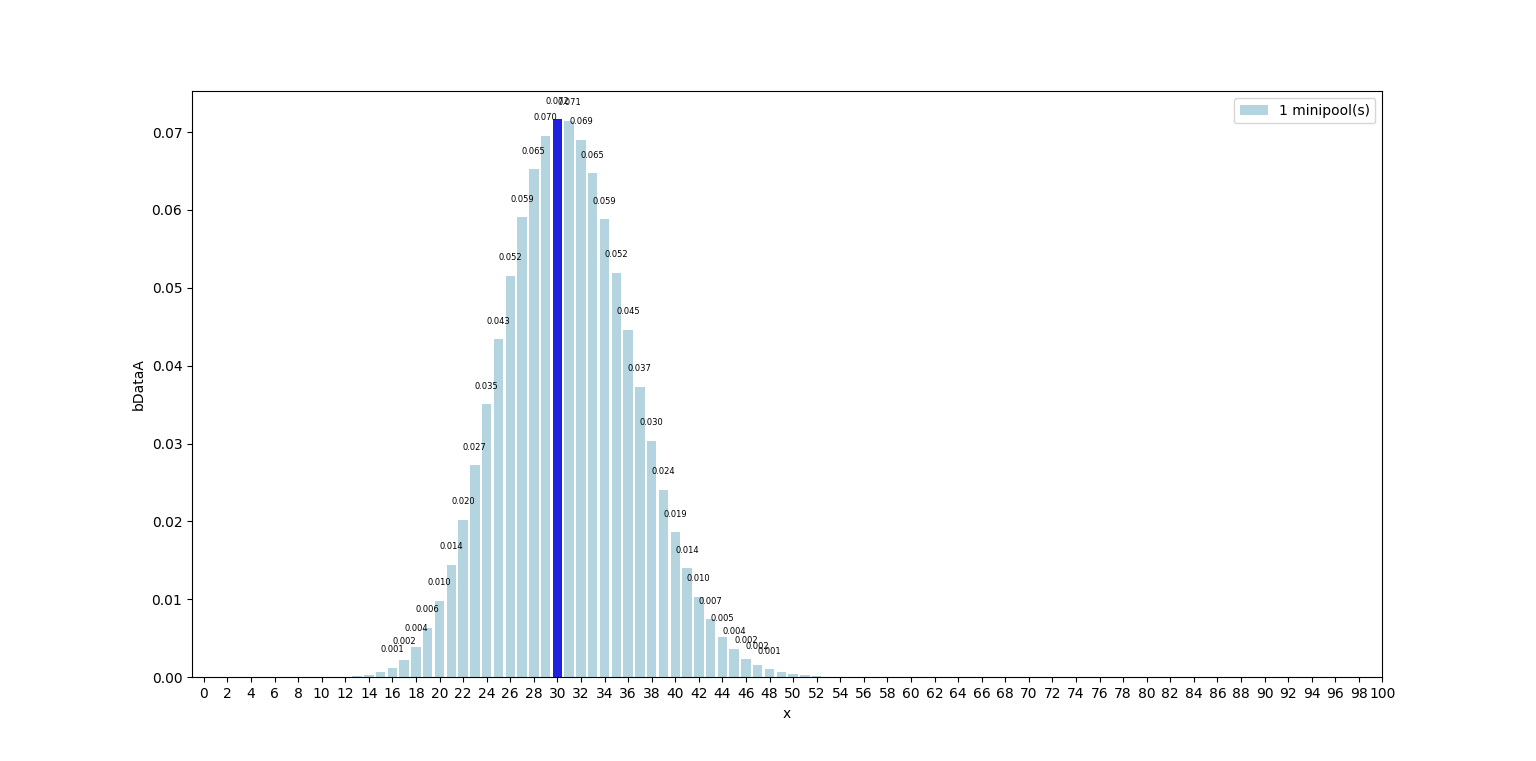

Python code for this plot:
from numpy import random
import matplotlib.pyplot as plt
import seaborn as sns
import numpy as np
from scipy.stats import binom
import pandas as pd
import math

### Variables 
Aminipools = 1
Bminipools = 200

d = 365 * 5 # Length of award period in days.
n = 425000 # Number of validators from https://beaconcha.in/


### Formulas
#t = d / 365.25
slotsValidating = int( d * 24 * 60 * 60 / 12) # slots per award period.
xrange = np.arange(0, 500000, 1, dtype=int) # Could be something like myRange = range(1,1000,1)


## Functions
factor = Aminipools / Bminipools

bDataA = binom.pmf(xrange, slotsValidating, (Aminipools/n))
bCDF_A = binom.cdf(xrange, slotsValidating, (Aminipools/n))
bDataB = binom.pmf(xrange, slotsValidating, (Bminipools/n))
bCDF_B = binom.cdf(xrange, slotsValidating, (Bminipools/n))
Amean, Avar, Askew, Akurt = binom.stats(slotsValidating, (Aminipools/n), moments='mvsk')
Bmean, Bvar, Bskew, Bkurt = binom.stats(slotsValidating, (Bminipools/n), moments='mvsk')

selected = int(Amean)


below=[]
on=[]
above=[]
totals=[]
losses = []
pushes = []
wins = []
LPWtotal = []

subset = 1000

for x in range(subset):  
    below_i = bCDF_B[int(math.ceil(x / factor)) - 1] #subtract 1 to get below the ith bin. 
    if x == 0:
        below_i = 0
##    print('x', x)
##    print('x / factor', x / factor)
##    print('int(x / factor)', int(math.ceil(x / factor)))
    on_i = bDataB[int(math.ceil(x / factor))]
    above_i = 1 - bCDF_B[int(math.ceil(x / factor))]
    totals_i = below_i + on_i + above_i

    losses_i = bDataA[int(x)] * below_i
    pushes_i = bDataA[int(x)] * on_i
    wins_i = bDataA[int(x)] * above_i
    LPWtotal_i = losses_i + pushes_i + wins_i

    below.append(below_i)
    on.append(on_i)
    above.append(above_i)
    totals.append(totals_i)
    losses.append(losses_i)
    pushes.append(pushes_i)
    wins.append(wins_i)
    LPWtotal.append(LPWtotal_i)

df = pd.DataFrame({'x': xrange,
                   'bDataA'  :pd.Series(bDataA),
                   'bCDF_A'  :pd.Series(bCDF_A),
                   'bDataB'  :pd.Series(bDataB),
                   'bCDF_B'  :pd.Series(bCDF_B),
                   'below'   :pd.Series(below),
                   'on'      :pd.Series(on),
                   'above'   :pd.Series(above),
                   'totals'  :pd.Series(totals),
                   'losses'  :pd.Series(losses),
                   'pushes'  :pd.Series(pushes),
                   'wins'    :pd.Series(wins),
                   'LPWtotal':pd.Series(LPWtotal),
                   })
print(df)
df.to_csv('pdfData.csv')

totalLosses = df['losses'].sum(axis=0)
totalPushes = df['pushes'].sum(axis=0)
totalWins = df['wins'].sum(axis=0)
spAdvantage = ((totalWins / totalLosses) - 1 ) * 100
errorCheck = totalLosses + totalPushes + totalWins



#print(f"Years Operating: {opTime}")
print(f"Reward period was {d} days.")
#print(f"Award periods operating: {periods}")
print(f"Total number of beacon chain validators assumed was {n}.")
print(f"Slots validating per award period: {slotsValidating}\n")

print(f"Minipools: {Aminipools}")
print(f"SP participants: {Bminipools}\n")
print('f fraction  : ', factor)
print()


print('4 moments of the binomial distribution of the Solitarius set of minipools (A):')
print(f'Amean: {Amean:.9f}')
print(f'Avar : {Avar:.9f}')
print(f'Askew: {Askew:.9f}')
print(f'Akurt: {Akurt:.9f}')
print()


print('4 moments of the binomial distribution of the SP minipools (B):')
print(f'Bmean: {Bmean:.9f}')
print(f'Bvar : {Bvar:.9f}')
print(f'Bskew: {Bskew:.9f}')
print(f'Bkurt: {Bkurt:.9f}')
print()

print('4 moments of the binomial distribution normalized:')
print(f'ABmean/mp: {Amean/Aminipools:.9f} Bmean/mp : {Bmean/Bminipools:.9f}')
print(f'Avar/mp  : { Avar/Aminipools:.9f} Bvar/mp  : {Bvar/Bminipools:.9f}')
print(f'Askew/mp : {Askew/Aminipools:.9f} Bskew/mp : {Bskew/Bminipools:.9f}')
print(f'Akurt/mp : {Akurt/Aminipools:.9f} Bkurt/mp : {Bkurt/Bminipools:.9f}')
print()


print(f'errorCheck   : {errorCheck:.9f}')

print('Smoothing Pool Stats:')
print(f'      Losses: {totalLosses:.3f}')
print(f'      Pushes: {totalPushes:.3f}')
print(f'        Wins: {totalWins:.3f}')
print()
print(f'SP advantage: {spAdvantage:.2f}%')




clrsA = ['blue' if x == selected
        else 'lightblue' 
        for x in xrange]

clrsB = ['grey' if x == selected / factor
        else 'red' if x < selected / factor
        else 'green'
        for x in xrange]

df2 = df.head(subset)

##
fig, ax = plt.subplots()
##
axA = sns.barplot(x='x', y='bDataA', data=df2, label=str(Aminipools) + ' minipool(s)', palette=clrsA)
#axB = sns.barplot(x='x', y='bDataB', data=df, label=str(Bminipools) + ' minipool(s)', palette=clrsB, alpha = 0.5)
#sns.lineplot(x='x', y='bCDF_A', data=df, label=str(Aminipools) + ' minipool(s)', palette=clrsA)

plt.xticks(np.arange(0, 500, step=2))
plt.xlim([-1, 100]) # Set range of x axis here Need scale....
plt.legend(loc="upper right")

# label each bar in histogram
for p in ax.patches: 
 height = p.get_height() # get the height of each bar
 # adding text to each bar
 if height > 0.001: 
     ax.text(x = p.get_x()+(p.get_width()/2), # x-coordinate position of data label, padded to be in the middle of the bar
     fontsize=6,
     y = height+0.002, # y-coordinate position of data label, padded 0.2 above bar
     s = '{:.3f}'.format(height), # data label, formatted to ignore decimals
     ha = 'center') # sets horizontal alignment (ha) to center


figure = plt.gcf() # get current figure
figure.set_size_inches (19.2, 10.8)
plt.savefig('Figure_1of6.png', dpi = 100)
plt.show()
plt.close()
